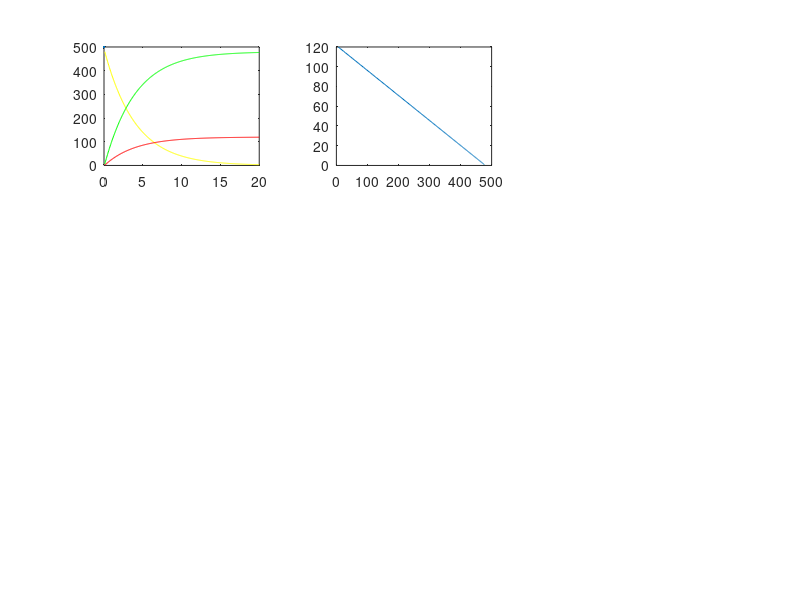

Here is the MATLAB script that generated this plot:
Bext = 0.5; %[T]
Va = 120; %[V]
Ra = 0.25; %[Oms]
l = 0.5;

%Determina la pendiente de integracion
m = 1; %[g]
dt=0.05; %[seg]
N = 400; %La cantidad de puntos, muy por encima

Ea = zeros(1,N); %[V]
v = zeros(1,N);
Ia = zeros(1,N);
F  = zeros(1,N);

y = 1:(N);
f = 0;

if j == 0
 f = 20; 
end
if j == 3
 f = 20;  Bext = 0.45;
end
if j == 6
 f = 20; Bext = 0.45;  Va = 100;
end

for i = y(2:end)
  
Ia(i) =( Va - Ea(i-1) ) / Ra;
F(i) = ( Bext*l*Ia(i) ); %sin inercia , con: - v(i)/(Bext^2*l^2); % mal
v(i) = v(i-1) + dt * (F(i)-f) / m;
Ea(i) = Bext*l*v(i);
end

x = dt * y; 

Pmec = F.*v;
Pelec = Va*Ia;
n = Pmec ./ Pelec;

subplot(3,3,3+j);
%plot(x,Pmec,'g',x,Pelec,'y',x,n,'b');
plot(x,n);

y = y(2:end);

i = dt * y; 

subplot(3,3,1+j);
title('Parametros Voltaje y Corriente en armadura, Velocidad vs tiempo');
plot(i,Ia(y),'y',i,Ea(y),'r',i,v(y),'g',0,500);

subplot(3,3,2+j);
plot(v(y),F(y));

